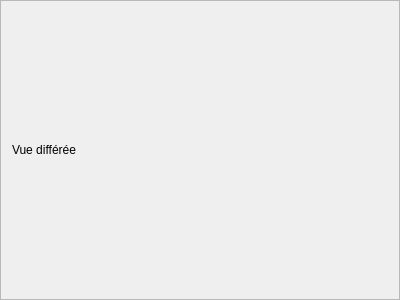
<?xml version="1.0" encoding="UTF-8"?>
<ui version="4.0">
 <class>delayedView</class>
 <widget class="QFrame" name="delayedView">
  <property name="geometry">
   <rect>
    <x>0</x>
    <y>0</y>
    <width>400</width>
    <height>300</height>
   </rect>
  </property>
  <property name="windowTitle">
   <string>Frame</string>
  </property>
  <property name="frameShape">
   <enum>QFrame::StyledPanel</enum>
  </property>
  <property name="frameShadow">
   <enum>QFrame::Raised</enum>
  </property>
  <layout class="QHBoxLayout" name="horizontalLayout_2">
   <item>
    <widget class="QLabel" name="label">
     <property name="text">
      <string>Vue différée</string>
     </property>
    </widget>
   </item>
  </layout>
 </widget>
 <resources/>
 <connections/>
</ui>
